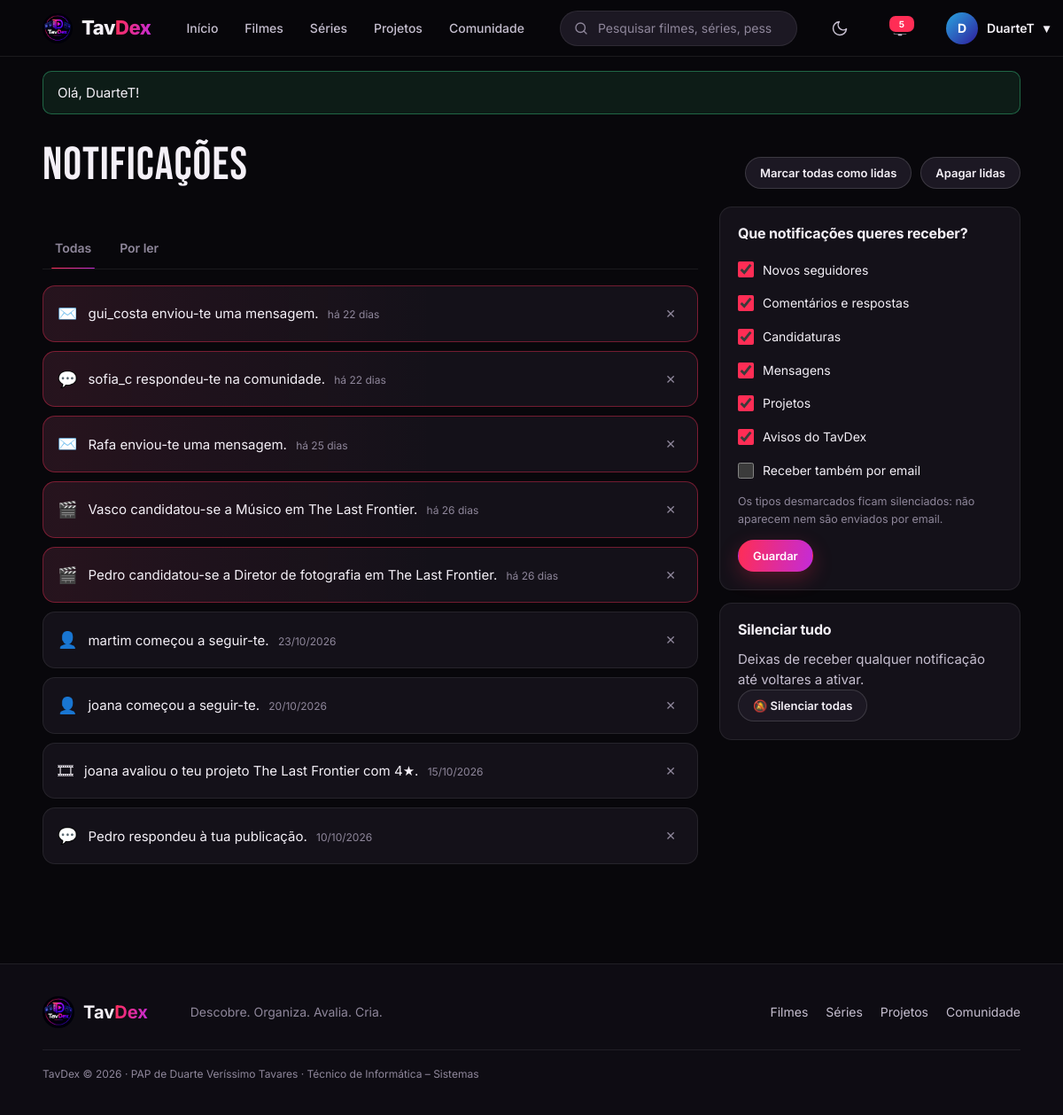
/notificacoes.php (signed in), run on the app's committed database.
### tables this page shows
CREATE TABLE utilizadores (
    id INT AUTO_INCREMENT PRIMARY KEY,
    nome VARCHAR(20) NOT NULL UNIQUE,
    email VARCHAR(120) NOT NULL UNIQUE,
    password_hash VARCHAR(255) NOT NULL,
    bio VARCHAR(160) NOT NULL DEFAULT '',
    localizacao VARCHAR(40) NOT NULL DEFAULT '',
    cor SMALLINT NOT NULL DEFAULT 330,               
    papel ENUM('utilizador','admin') NOT NULL DEFAULT 'utilizador',
    bloqueado BOOLEAN NOT NULL DEFAULT 0,
    notif_email BOOLEAN NOT NULL DEFAULT 0,           
    criado_em TIMESTAMP NOT NULL DEFAULT CURRENT_TIMESTAMP
);

CREATE TABLE notificacoes (
    id INT AUTO_INCREMENT PRIMARY KEY,
    utilizador_id INT NOT NULL,
    tipo ENUM('seguidor','comentario','candidatura','mensagem','projeto','sistema') NOT NULL,
    texto VARCHAR(255) NOT NULL,
    link VARCHAR(200) NOT NULL DEFAULT '',
    lida BOOLEAN NOT NULL DEFAULT 0,
    criado_em TIMESTAMP NOT NULL DEFAULT CURRENT_TIMESTAMP,
    FOREIGN KEY (utilizador_id) REFERENCES utilizadores(id) ON DELETE CASCADE
);

### notificacoes.php (the view, shortened to what this page needs)
<?php
require 'lib.php';
$u = exigir_login();
$uid = (int)$u['id'];
$tipos = ['seguidor' => 'Novos seguidores', 'comentario' => 'Comentários e respostas', 'candidatura' => 'Candidaturas', 'mensagem' => 'Mensagens', 'projeto' => 'Projetos', 'sistema' => 'Avisos do TavDex'];
$filtro = $_GET['f'] ?? 'todas';
[$lista, $total, $pag] = paginado('SELECT * FROM notificacoes WHERE utilizador_id = ?' . ($filtro === 'por_ler' ? ' AND lida = 0' : ''), [$uid], 'ORDER BY criado_em DESC, id DESC', 20);
$silenciadas = array_column(linhas('SELECT tipo FROM notif_silenciadas WHERE utilizador_id = ?', [$uid]), 'tipo');
$icones = ['seguidor' => '👤', 'comentario' => '💬', 'candidatura' => '🎬', 'mensagem' => '✉️', 'projeto' => '🎞', 'sistema' => '⚑'];
require 'cabecalho.php';
?>
<div class="content"><div class="left">
  <div class="ah"><h1 class="ph">Notificações</h1>
    <div class="btns">
      <form method="post" class="inline"><?= campo_csrf() ?><input type="hidden" name="op" value="todas_lidas"><button class="btn ghost sm">Marcar todas como lidas</button></form>
      <form method="post" class="inline"><?= campo_csrf() ?><input type="hidden" name="op" value="limpar"><button class="btn ghost sm">Apagar lidas</button></form>
    </div></div>
  <div class="dcols"><div>
    <div class="tabs links"><a class="<?= $filtro === 'todas' ? 'on' : '' ?>" href="?f=todas">Todas</a><a class="<?= $filtro === 'por_ler' ? 'on' : '' ?>" href="?f=por_ler">Por ler</a></div>
    <?php foreach ($lista as $n): ?>
      <div class="box rv notif<?= $n['lida'] ? '' : ' unread' ?>">
        <span class="ni"><?= $icones[$n['tipo']] ?? '•' ?></span>
        <a href="?abrir=<?= $n['id'] ?>"><?= e($n['texto']) ?> <small><?= tempo($n['criado_em']) ?></small></a>
        <form method="post" class="inline"><?= campo_csrf() ?><input type="hidden" name="op" value="apagar"><input type="hidden" name="id" value="<?= $n['id'] ?>"><button class="del-btn" title="Apagar">✕</button></form>
      </div>
    <?php endforeach; ?>
  </div><div>
    <form method="post" class="box nset"><?= campo_csrf() ?><input type="hidden" name="op" value="preferencias">
      <h3>Que notificações queres receber?</h3>
      <?php foreach ($tipos as $t => $nome): ?>
        <label><input type="checkbox" name="tipos[]" value="<?= $t ?>" <?= in_array($t, $silenciadas, true) ? '' : 'checked' ?>> <?= $nome ?></label>
      <?php endforeach; ?>
      <label><input type="checkbox" name="email" <?= $u['notif_email'] ? 'checked' : '' ?>> Receber também por email</label>
      <small>Os tipos desmarcados ficam silenciados: não aparecem nem são enviados por email.</small>
      <button class="btn primary sm">Guardar</button>
    </form>
    <form method="post" class="box"><?= campo_csrf() ?><input type="hidden" name="op" value="silenciar_tudo">
      <h3>Silenciar tudo</h3><p class="muted">Deixas de receber qualquer notificação até voltares a ativar.</p>
      <button class="btn ghost sm">🔕 Silenciar todas</button></form>
  </div></div>
</div></div>
<?php require 'rodape.php'; ?>

### cabecalho.php (shortened to what this page needs)
<?php
$u = eu();
$ativo = $ativo ?? '';
$por_ler = $u ? (int)valor('SELECT COUNT(*) FROM notificacoes WHERE utilizador_id = ? AND lida = 0', [$u['id']]) : 0;
$menu = ['index.php' => 'Início', 'catalogo.php?tipo=filme' => 'Filmes', 'catalogo.php?tipo=serie' => 'Séries', 'projetos.php' => 'Projetos', 'comunidade.php' => 'Comunidade'];
?><!DOCTYPE html>
<html lang="pt-PT">
<head>
<link rel="stylesheet" href="style.css">
</head>
<body class="<?= e_admin() ? 'is-admin' : '' ?>">
<header class="nav">
  <a href="index.php" class="bl"><img src="logo.png" alt=""><span>Tav<em>Dex</em></span></a>
  <nav>
    <?php foreach ($menu as $url => $nome): ?>
      <a href="<?= $url ?>" class="<?= $ativo === $nome ? 'active' : '' ?>"><?= $nome ?></a>
    <?php endforeach; ?>
  </nav>
  <form class="search" action="pesquisa.php" method="get" role="search">
    <svg viewBox="0 0 24 24"><circle cx="11" cy="11" r="7"/><path d="M20 20l-4-4"/></svg>
    <input type="search" name="q" value="<?= e($_GET['q'] ?? '') ?>" placeholder="Pesquisar filmes, séries, pessoas, projetos...">
  </form>
  <button class="icone-btn tema" type="button" data-tema aria-label="Mudar entre modo escuro e claro" title="Modo escuro / claro">
    <svg class="lua" viewBox="0 0 24 24"><path d="M21 12.8A9 9 0 1111.2 3a7 7 0 009.8 9.8z"/></svg>
  </button>
  <?php if ($u): ?>
    <a class="bell" href="notificacoes.php" aria-label="Notificações"><svg viewBox="0 0 24 24"><path d="M6 17V11a6 6 0 0112 0v6l2 2H4zM10 21h4"/></svg><?php if ($por_ler): ?><i><?= $por_ler ?></i><?php endif; ?></a>
    <div class="um">
      <button class="ub" type="button"><?= avatar($u) ?><span class="nome"><?= e($u['nome']) ?></span> ▾</button>
    </div>
  <?php else: ?>
    <a class="btn ghost sm nav-btn" href="login.php?voltar=<?= urlencode($_SERVER['REQUEST_URI'] ?? 'index.php') ?>">Entrar</a>
    <a class="btn primary sm nav-btn" href="registar.php">Registar</a>
  <?php endif; ?>
</header>
<main>
<?= mostrar_avisos() ?>

### lib.php (shortened to what this page needs)
<?php
function bd(): PDO
{
    static $pdo = null;
    if ($pdo === null) {
        $dsn = getenv('TAVDEX_DSN') ?: 'mysql:host=' . BD_HOST . ';dbname=' . BD_NOME . ';charset=utf8mb4';
        try {
            $pdo = new PDO($dsn, BD_UTILIZADOR, BD_PASSWORD, [
                PDO::ATTR_ERRMODE => PDO::ERRMODE_EXCEPTION,
                PDO::ATTR_DEFAULT_FETCH_MODE => PDO::FETCH_ASSOC,
            ]);
        } catch (PDOException $e) {
            http_response_code(500);
            exit('<p style="font-family:sans-serif">Não foi possível ligar à base de dados. Confirma que o MySQL está ligado (no XAMPP ou nos Serviços do Windows), que a password em <b>config.php</b> está certa e que importaste <b>base_dados.sql</b> e <b>dados.sql</b>.</p>');
        }
    }
    return $pdo;
}
function sql(string $consulta, array $param = []): PDOStatement
{
    $st = bd()->prepare($consulta);
    $st->execute($param);
    return $st;
}
function linhas(string $consulta, array $param = []): array
{
    return sql($consulta, $param)->fetchAll();
}
function linha(string $consulta, array $param = []): ?array
{
    $r = sql($consulta, $param)->fetch();
    return $r ?: null;
}
function valor(string $consulta, array $param = [])
{
    return sql($consulta, $param)->fetchColumn();
}
function eu(): ?array
{
    static $u = false;
    if ($u === false) {
        $u = null;
        if (!empty($_SESSION['uid'])) {
            $u = linha('SELECT * FROM utilizadores WHERE id = ?', [$_SESSION['uid']]);
        }
    }
    return $u;
}
function e_admin(): bool
{
    return eu() && eu()['papel'] === 'admin';
}
function exigir_login(): array
{
    if (!eu()) {
        aviso('Inicia sessão para continuar.', 'erro');
        ir('login.php?voltar=' . urlencode($_SERVER['REQUEST_URI'] ?? 'index.php'));
    }
    return eu();
}
function e($texto): string
{
    return htmlspecialchars((string)$texto, ENT_QUOTES, 'UTF-8');
}
function mostrar_avisos(): string
{
    $html = '';
    foreach ($_SESSION['avisos'] ?? [] as [$tipo, $texto]) {
        $html .= '<div class="flash ' . e($tipo) . '">' . e($texto) . '</div>';
    }
    return $html;
}
function tempo(?string $data): string
{
    $s = time() - strtotime($data);
    if ($s < 2592000) return 'há ' . floor($s / 86400) . ' dias';
    return date('d/m/Y', strtotime($data));
}
function avatar(array $u, string $tamanho = 's'): string
{
    $letra = mb_strtoupper(mb_substr($u['nome'], 0, 1));
    return '<span class="av ' . $tamanho . '" style="--h:' . (int)$u['cor'] . '">' . e($letra) . '</span>';
}
function paginado(string $consulta, array $param, string $ordem, int $por_pagina): array
{
    $total = (int)valor("SELECT COUNT(*) FROM ($consulta) x", $param);
    $paginas = max(1, (int)ceil($total / $por_pagina));
    $pagina = min(max(1, (int)($_GET['p'] ?? 1)), $paginas);
    $linhas = linhas("$consulta $ordem LIMIT $por_pagina OFFSET " . (($pagina - 1) * $por_pagina), $param);
    return [$linhas, $total, $pagina];
}

### data on the page
utilizadores: nome "D", nome "DuarteT"
notificacoes: tipo "✉️", texto "gui_costa enviou-te uma mensagem.", criado_em "há 22 dias"
notificacoes: tipo "💬", texto "sofia_c respondeu-te na comunidade.", criado_em "há 22 dias"
notificacoes: tipo "✉️", texto "Rafa enviou-te uma mensagem.", criado_em "há 25 dias"
notificacoes: tipo "🎬", texto "Vasco candidatou-se a Músico em The Last Frontier.", criado_em "há 26 dias"
notificacoes: tipo "🎬", texto "Pedro candidatou-se a Diretor de fotografia em The Last Frontier.", criado_em "há 26 dias"
notificacoes: tipo "👤", texto "martim começou a seguir-te.", criado_em "23/10/2026"
notificacoes: tipo "👤", texto "joana começou a seguir-te.", criado_em "20/10/2026"
notificacoes: tipo "🎞", texto "joana avaliou o teu projeto The Last Frontier com 4★.", criado_em "15/10/2026"
notificacoes: tipo "💬", texto "Pedro respondeu à tua publicação.", criado_em "10/10/2026"

### other printed values
$nome "Início"
$nome "Filmes"
$nome "Séries"
$nome "Projetos"
$nome "Comunidade"
$por_ler "5"
$texto "Olá, DuarteT!"
$nome "Novos seguidores"
$nome "Comentários e respostas"
$nome "Candidaturas"
$nome "Mensagens"
$nome "Avisos do TavDex"
